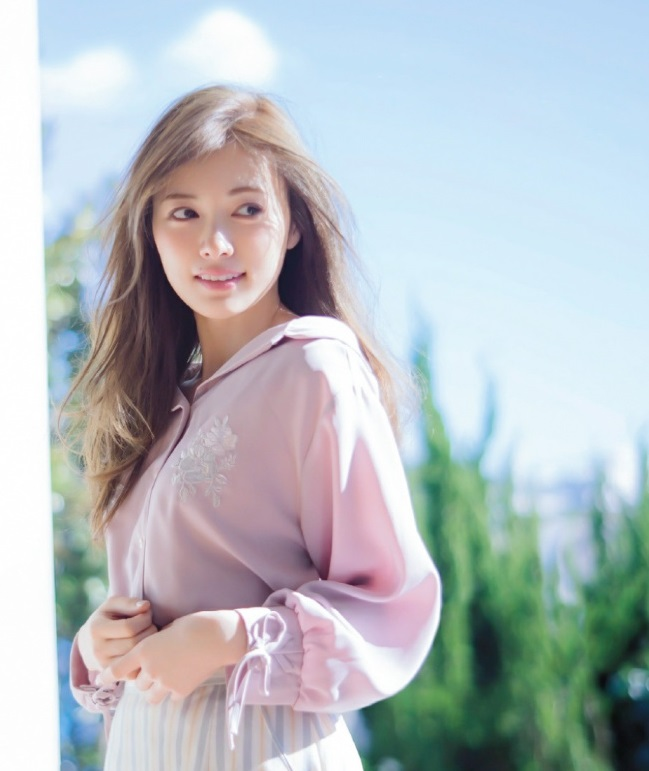
//> input picture Code/Add-Christmas-Hat-master/test.jpg, 649 x 771 px, given in place of the camera
$ ./smile   (built with g++ and OpenCV 4)
//> lines starting //> are read from the running program, lines starting //| are printed output that depends on the picture; after the words box and inside, x2 and y2 are one past the last pixel; in counts of white or black regions, pixels touching at a corner belong together
#include<opencv2\opencv.hpp>
#include <iostream>
#include <stdio.h>

using namespace std;
using namespace cv;

String face_cascade_name = "haarcascade_frontalface_default.xml";
String smile_cascade_name = "haarcascade_smile.xml";
CascadeClassifier face_cascade;
CascadeClassifier smile_cascade;
String window_name = "Capture - Face detection";

int main()
{
	VideoCapture capture;
	Mat frame;

	if (!face_cascade.load(face_cascade_name))
	{
		printf("--(!)Error loading face cascade\n");
		return -1;
	};
	if (!smile_cascade.load(smile_cascade_name))
	{
		printf("--(!)Error loading eyes cascade\n");
		return -1;
	};

	//-- 2. Read the video stream
	capture.open(0);
	if (!capture.isOpened())
	{
		printf("--(!)Error opening video capture\n");
		return -1;
	}

	while (capture.read(frame))
	{
//> frame is the input picture: 771 rows x 649 cols, CV_8UC3; mean B, G, R 193.1, 189.1, 181.7
		if (frame.empty())
		{
			printf(" --(!) No captured frame -- Break!");
			break;
		}

		std::vector<Rect> faces;
		Mat frame_gray;

		cvtColor(frame, frame_gray, COLOR_BGR2GRAY);
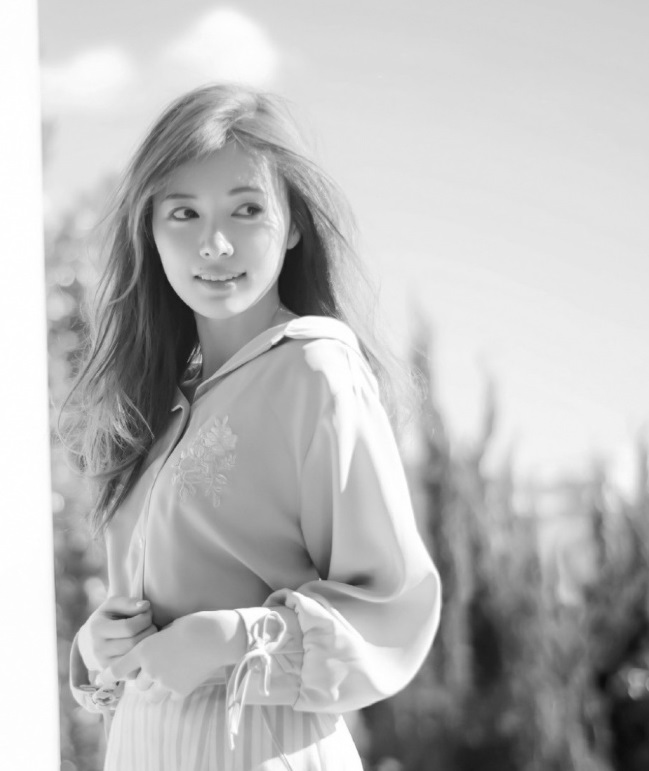
//> frame_gray: 771 rows x 649 cols, CV_8UC1; min 11, max 255, mean 187.3
		equalizeHist(frame_gray, frame_gray);
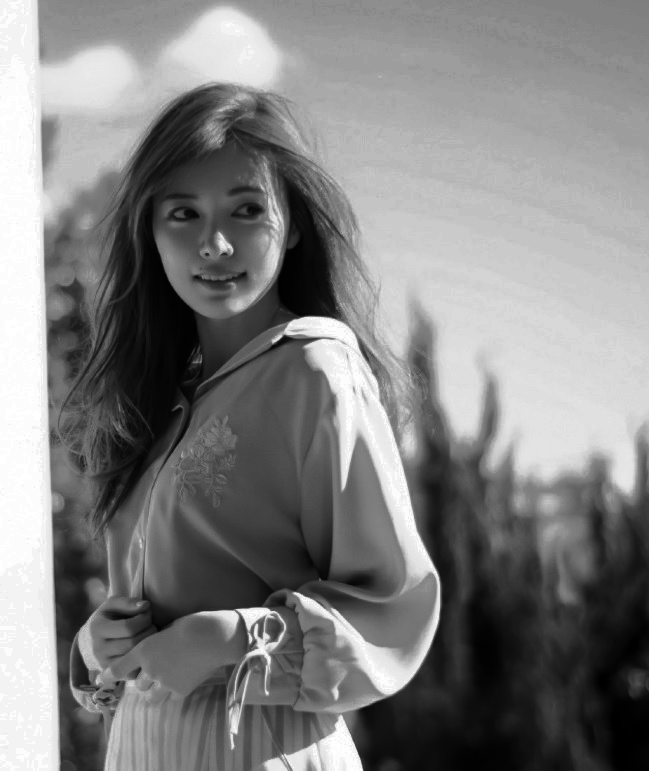
//> frame_gray: 771 rows x 649 cols, CV_8UC1; min 0, max 255, mean 128.7
		face_cascade.detectMultiScale(frame_gray, faces, 1.05, 8, CASCADE_SCALE_IMAGE);
//> faces = 2 Rects (x, y, width, height): [88, 620, 52, 52], [137, 159, 161, 161]

		for (size_t i = 0; i < faces.size(); i++)
		{
			rectangle(frame, faces[i], Scalar(255, 0, 0), 2, 8, 0);

			Mat faceROI = frame_gray(faces[i]);
			std::vector<Rect> smile;

			//-- In each face, detect smile
			smile_cascade.detectMultiScale(faceROI, smile, 1.1, 55, CASCADE_SCALE_IMAGE);

			for (size_t j = 0; j < smile.size(); j++)
			{
				Rect rect(faces[i].x + smile[j].x, faces[i].y + smile[j].y, smile[j].width, smile[j].height);
				rectangle(frame, rect, Scalar(0, 0, 255), 2, 8, 0);
			}
		}
//> this loop made 2 passes
//> pass 1, `Mat faceROI = frame_gray(faces[i]);`:
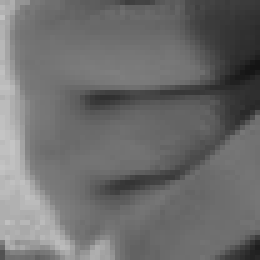
//> faceROI: 52 rows x 52 cols, CV_8UC1 (shown 5 times larger); min 20, max 196, mean 108.9
//> pass 2, `Mat faceROI = frame_gray(faces[i]);`:
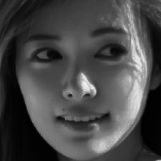
//> faceROI: 161 rows x 161 cols, CV_8UC1; min 1, max 255, mean 70.9
//> after the loop:
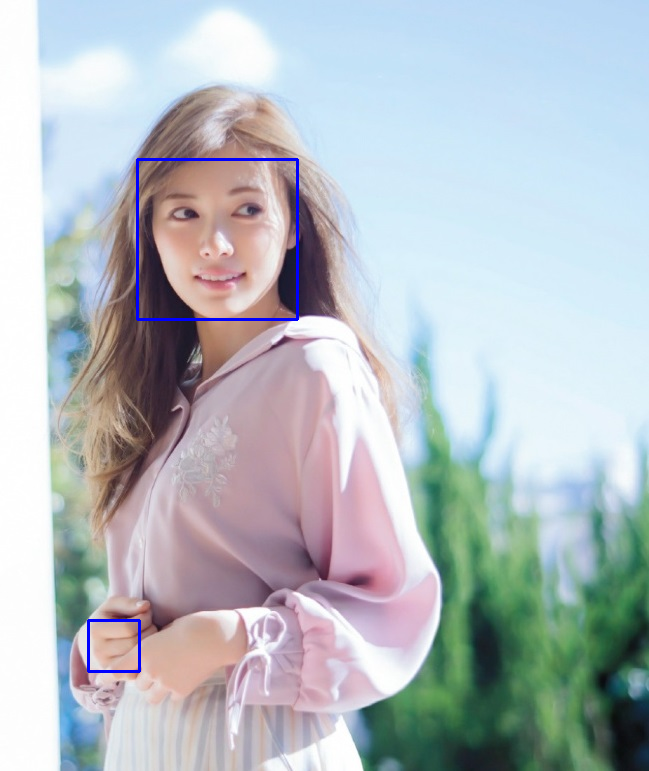
//> frame: 771 rows x 649 cols, CV_8UC3; 0.5% of pixels changed, all inside (x1, y1, x2, y2) = (87, 158, 299, 673)
		//-- Show what you got
		namedWindow(window_name, 2);
		imshow(window_name, frame);
		waitKey(100);
	}
	int c = waitKey(0);
	if ((char)c == 27) { return 0; }

	return 0;
}
